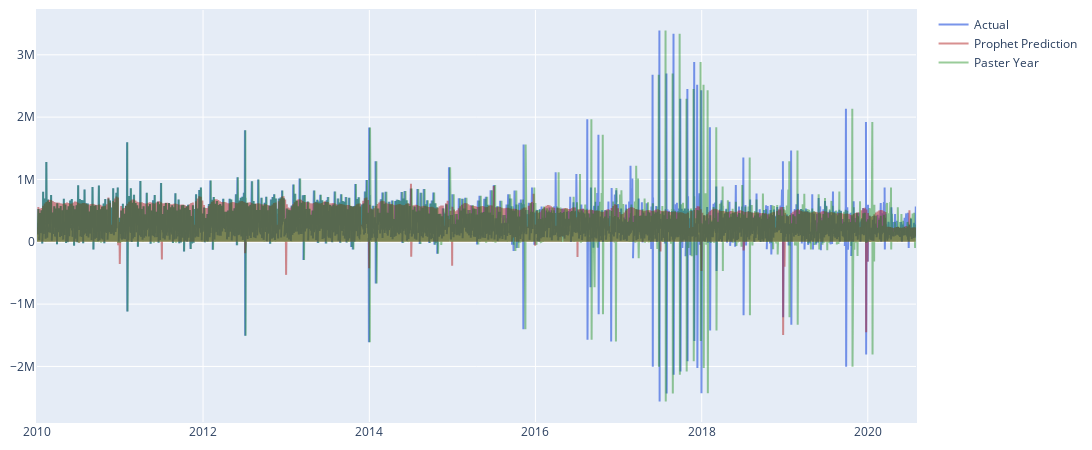

The cell this chart's notebook holds for it:
### Code cell
ds = forecast['ds']
FBPrediction = forecast['yhat_2']
Actual = forecast['y']
PastyearPrediction = pastyear['yhat']
fig = go.Figure()
# Create and style traces
fig.add_trace(go.Scatter(x=ds, y=Actual, name='Actual', opacity=.7,
                         line=dict(color='royalblue', width=2)))
fig.add_trace(go.Scatter(x=ds, y=FBPrediction, name='Prophet Prediction', opacity=.5,
                         line=dict(color='firebrick', width=2)))
fig.add_trace(go.Scatter(x=ds, y=PastyearPrediction, name='Paster Year', opacity=.4,
                         line=dict(color='green', width=2)))
fig.update_layout(
    autosize=False,
    width=1280,
    height=450,
    margin=dict(
        l=10,
        r=10,
        b=10,
        t=10,
        pad=1
    )
)

### Figure 1 — Plotly figure (JSON) as saved in the notebook; plotly's stock layout.template omitted (floating-point values rounded to 4 significant figures; data arrays with more than 128 entries replaced by an {"elided": "..."} marker saying what was removed)
{"data": [{"line": {"color": "royalblue", "width": 2}, "name": "Actual", "opacity": 0.7, "type": "scatter", "x": {"elided": "3837 str values"}, "y": {"elided": "3837 float values"}}, {"line": {"color": "firebrick", "width": 2}, "name": "Prophet Prediction", "opacity": 0.5, "type": "scatter", "x": {"elided": "3837 str values"}, "y": {"elided": "3837 float values"}}, {"line": {"color": "green", "width": 2}, "name": "Paster Year", "opacity": 0.4, "type": "scatter", "x": {"elided": "3837 str values"}, "y": {"elided": "3865 float values"}}], "layout": {"autosize": false, "height": 450, "margin": {"b": 10, "l": 10, "pad": 1, "r": 10, "t": 10}, "width": 1280}}
